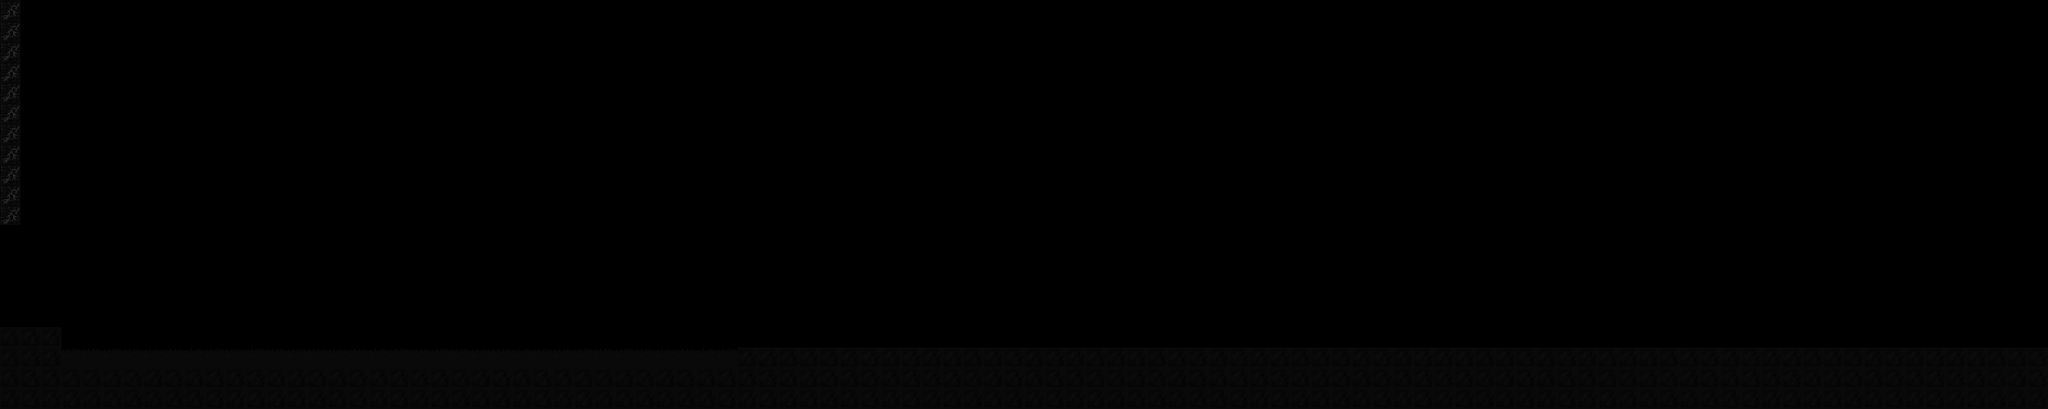

This is a level from a 2D game, rendered from its Tiled map with the project's own tilesets. A one-line summary and the map file follow, with tile-layer data summarised:
An orthogonal 100x20 tile map with 128x128 px tiles, 1 tile layer (Tile Layer 1).

<map version="1.0" orientation="orthogonal" width="100" height="20" tilewidth="128" tileheight="128">
 <tileset firstgid="1" name="aaa" tilewidth="128" tileheight="128">
  <image source="../images/Tiles.png" trans="4b4b4b" width="128" height="768" />
 </tileset>
 <layer name="Tile Layer 1" width="100" height="20">
  <data>[2000 cells, 314 non-empty, 3 distinct tile ids]</data>
 </layer>
</map>
